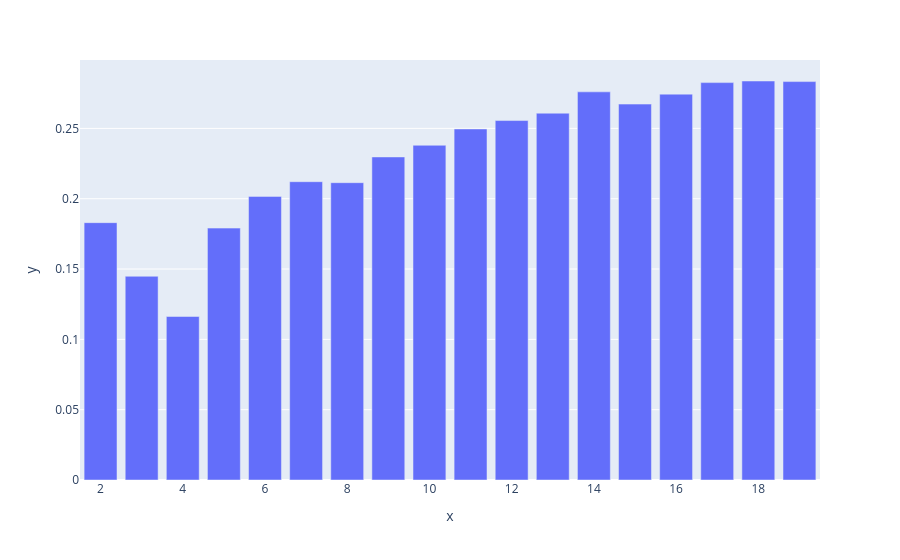

The cell this chart's notebook holds for it:
### Code cell
fig = px.bar(x= k_range, y = s_score)
fig.show()

### Figure 1 — Plotly figure (JSON) as saved in the notebook; plotly's stock layout.template omitted (floating-point values rounded to 4 significant figures)
{"data": [{"hovertemplate": "x=%{x}<br>y=%{y}<extra></extra>", "legendgroup": "", "marker": {"color": "#636efa", "pattern": {"shape": ""}}, "name": "", "orientation": "v", "showlegend": false, "textposition": "auto", "type": "bar", "x": [2, 3, 4, 5, 6, 7, 8, 9, 10, 11, 12, 13, 14, 15, 16, 17, 18, 19], "xaxis": "x", "y": [0.183, 0.1449, 0.1163, 0.1791, 0.2017, 0.2121, 0.2114, 0.2297, 0.238, 0.2496, 0.2556, 0.2608, 0.276, 0.2673, 0.2744, 0.2826, 0.2837, 0.2833], "yaxis": "y"}], "layout": {"barmode": "relative", "legend": {"tracegroupgap": 0}, "margin": {"t": 60}, "xaxis": {"anchor": "y", "domain": [0, 1], "title": {"text": "x"}}, "yaxis": {"anchor": "x", "domain": [0, 1], "title": {"text": "y"}}}}
